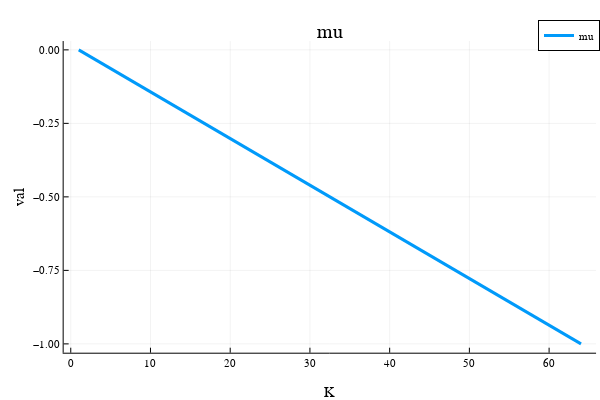

The notebook cell this image was saved under:
### Code cell
# @show problem.μ
x = 1:opt.K
plot(x, problem.μ, label="mu", linewidth=3)
plot!(xlabel="K", ylabel="val")  
title!("mu")

### Figure 1 — Plotly figure (JSON) as saved in the notebook; plotly's stock layout.template omitted (floating-point values rounded to 4 significant figures)
{"data": [{"colorbar": {"title": {"text": ""}}, "legendgroup": "mu", "line": {"color": "rgba(0, 154, 250, 1.000)", "dash": "solid", "shape": "linear", "width": 3}, "mode": "lines", "name": "mu", "showlegend": true, "type": "scatter", "x": [1, 2, 3, 4, 5, 6, 7, 8, 9, 10, 11, 12, 13, 14, 15, 16, 17, 18, 19, 20, 21, 22, 23, 24, 25, 26, 27, 28, 29, 30, 31, 32, 33, 34, 35, 36, 37, 38, 39, 40, 41, 42, 43, 44, 45, 46, 47, 48, 49, 50, 51, 52, 53, 54, 55, 56, 57, 58, 59, 60, 61, 62, 63, 64], "xaxis": "x", "y": [0, -0.01587, -0.03175, -0.04762, -0.06349, -0.07937, -0.09524, -0.1111, -0.127, -0.1429, -0.1587, -0.1746, -0.1905, -0.2063, -0.2222, -0.2381, -0.254, -0.2698, -0.2857, -0.3016, -0.3175, -0.3333, -0.3492, -0.3651, -0.381, -0.3968, -0.4127, -0.4286, -0.4444, -0.4603, -0.4762, -0.4921, -0.5079, -0.5238, -0.5397, -0.5556, -0.5714, -0.5873, -0.6032, -0.619, -0.6349, -0.6508, -0.6667, -0.6825, -0.6984, -0.7143, -0.7302, -0.746, -0.7619, -0.7778, -0.7937, -0.8095, -0.8254, -0.8413, -0.8571, -0.873, -0.8889, -0.9048, -0.9206, -0.9365, -0.9524, -0.9683, -0.9841, -1], "yaxis": "y", "zmax": null, "zmin": null}], "layout": {"annotations": [{"font": {"color": "rgba(0, 0, 0, 1)", "family": "sans-serif", "size": 20}, "rotation": 0, "showarrow": false, "text": "mu", "x": 0.5498, "xanchor": "center", "xref": "paper", "y": 1, "yanchor": "top", "yref": "paper"}], "height": 400, "legend": {"bgcolor": "rgba(255, 255, 255, 1.000)", "bordercolor": "rgba(0, 0, 0, 1)", "borderwidth": 1, "font": {"color": "rgba(0, 0, 0, 1)", "family": "sans-serif", "size": 11}, "title": {"font": {"color": "rgba(0, 0, 0, 1)", "family": "sans-serif", "size": 15}, "text": ""}, "tracegroupgap": 0, "traceorder": "normal", "x": 1, "xanchor": "auto", "y": 1, "yanchor": "auto"}, "margin": {"b": 20, "l": 0, "r": 0, "t": 20}, "paper_bgcolor": "rgba(255, 255, 255, 1.000)", "plot_bgcolor": "rgba(255, 255, 255, 1.000)", "showlegend": true, "width": 600, "xaxis": {"anchor": "y", "domain": [0.1061, 0.9934], "gridcolor": "rgba(0, 0, 0, 0.1)", "gridwidth": 0.5, "linecolor": "rgba(0, 0, 0, 1)", "mirror": false, "range": [-0.89, 65.89], "showgrid": true, "showline": true, "showticklabels": true, "tickangle": 0, "tickcolor": "rgb(0, 0, 0)", "tickfont": {"color": "rgba(0, 0, 0, 1)", "family": "sans-serif", "size": 11}, "tickmode": "array", "ticks": "inside", "ticktext": ["0", "10", "20", "30", "40", "50", "60"], "tickvals": [0, 10, 20, 30, 40, 50, 60], "title": {"font": {"color": "rgba(0, 0, 0, 1)", "family": "sans-serif", "size": 15}, "text": "K"}, "type": "linear", "visible": true, "zeroline": false, "zerolinecolor": "rgba(0, 0, 0, 1)"}, "yaxis": {"anchor": "x", "domain": [0.07581, 0.9415], "gridcolor": "rgba(0, 0, 0, 0.1)", "gridwidth": 0.5, "linecolor": "rgba(0, 0, 0, 1)", "mirror": false, "range": [-1.03, 0.03], "showgrid": true, "showline": true, "showticklabels": true, "tickangle": 0, "tickcolor": "rgb(0, 0, 0)", "tickfont": {"color": "rgba(0, 0, 0, 1)", "family": "sans-serif", "size": 11}, "tickmode": "array", "ticks": "inside", "ticktext": ["−1.00", "−0.75", "−0.50", "−0.25", "0.00"], "tickvals": [-1, -0.75, -0.5, -0.25, 0], "title": {"font": {"color": "rgba(0, 0, 0, 1)", "family": "sans-serif", "size": 15}, "text": "val"}, "type": "linear", "visible": true, "zeroline": false, "zerolinecolor": "rgba(0, 0, 0, 1)"}}}
